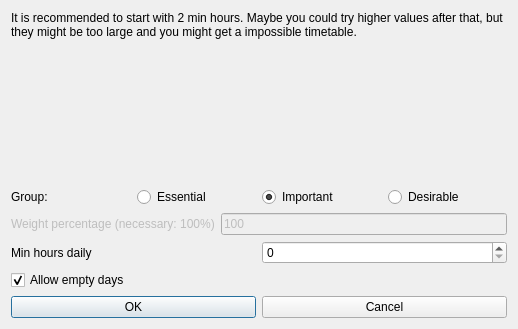
<?xml version="1.0" encoding="UTF-8"?>
<ui version="4.0">
 <class>ModifyConstraintTeachersMinHoursDailyForm_template</class>
 <widget class="QDialog" name="ModifyConstraintTeachersMinHoursDailyForm_template">
  <property name="geometry">
   <rect>
    <x>0</x>
    <y>0</y>
    <width>518</width>
    <height>329</height>
   </rect>
  </property>
  <property name="windowTitle">
   <string extracomment="This is the title of the dialog to modify a constraint of this type">Modify teachers min hours daily</string>
  </property>
  <layout class="QVBoxLayout" name="verticalLayout">
   <item>
    <widget class="QLabel" name="teacherTextLabel_2">
     <property name="sizePolicy">
      <sizepolicy hsizetype="Minimum" vsizetype="Minimum">
       <horstretch>0</horstretch>
       <verstretch>0</verstretch>
      </sizepolicy>
     </property>
     <property name="frameShape">
      <enum>QFrame::NoFrame</enum>
     </property>
     <property name="frameShadow">
      <enum>QFrame::Plain</enum>
     </property>
     <property name="text">
      <string>It is recommended to start with 2 min hours. Maybe you could try higher values after that, but they might be too large and you might get a impossible timetable.</string>
     </property>
     <property name="wordWrap">
      <bool>true</bool>
     </property>
    </widget>
   </item>
   <item>
    <spacer name="verticalSpacer">
     <property name="orientation">
      <enum>Qt::Vertical</enum>
     </property>
     <property name="sizeHint" stdset="0">
      <size>
       <width>20</width>
       <height>100</height>
      </size>
     </property>
    </spacer>
   </item>
   <item>
    <layout class="QHBoxLayout" name="horizontalLayout_4">
     <item>
      <widget class="QLabel" name="groupTextLabel">
       <property name="text">
        <string>Group:</string>
       </property>
      </widget>
     </item>
     <item>
      <widget class="QRadioButton" name="essentialRadioButton">
       <property name="text">
        <string>Essential</string>
       </property>
      </widget>
     </item>
     <item>
      <widget class="QRadioButton" name="importantRadioButton">
       <property name="text">
        <string>Important</string>
       </property>
       <property name="checked">
        <bool>true</bool>
       </property>
      </widget>
     </item>
     <item>
      <widget class="QRadioButton" name="desirableRadioButton">
       <property name="text">
        <string>Desirable</string>
       </property>
      </widget>
     </item>
    </layout>
   </item>
   <item>
    <layout class="QHBoxLayout" name="horizontalLayout_2">
     <item>
      <widget class="QLabel" name="weightTextLabel">
       <property name="enabled">
        <bool>false</bool>
       </property>
       <property name="frameShape">
        <enum>QFrame::NoFrame</enum>
       </property>
       <property name="frameShadow">
        <enum>QFrame::Plain</enum>
       </property>
       <property name="text">
        <string>Weight percentage (necessary: 100%)</string>
       </property>
       <property name="wordWrap">
        <bool>false</bool>
       </property>
      </widget>
     </item>
     <item>
      <widget class="QLineEdit" name="weightLineEdit">
       <property name="enabled">
        <bool>false</bool>
       </property>
       <property name="text">
        <string notr="true">100</string>
       </property>
      </widget>
     </item>
    </layout>
   </item>
   <item>
    <layout class="QHBoxLayout" name="horizontalLayout_3">
     <item>
      <widget class="QLabel" name="minHoursTextLabel">
       <property name="frameShape">
        <enum>QFrame::NoFrame</enum>
       </property>
       <property name="frameShadow">
        <enum>QFrame::Plain</enum>
       </property>
       <property name="text">
        <string>Min hours daily</string>
       </property>
       <property name="wordWrap">
        <bool>false</bool>
       </property>
      </widget>
     </item>
     <item>
      <widget class="QSpinBox" name="minHoursSpinBox"/>
     </item>
    </layout>
   </item>
   <item>
    <widget class="QCheckBox" name="allowEmptyDaysCheckBox">
     <property name="text">
      <string>Allow empty days</string>
     </property>
     <property name="checked">
      <bool>true</bool>
     </property>
    </widget>
   </item>
   <item>
    <layout class="QHBoxLayout" name="horizontalLayout">
     <item>
      <widget class="QPushButton" name="okPushButton">
       <property name="text">
        <string>OK</string>
       </property>
      </widget>
     </item>
     <item>
      <widget class="QPushButton" name="cancelPushButton">
       <property name="text">
        <string>Cancel</string>
       </property>
      </widget>
     </item>
    </layout>
   </item>
  </layout>
 </widget>
 <layoutdefault spacing="6" margin="11"/>
 <resources/>
 <connections/>
</ui>
